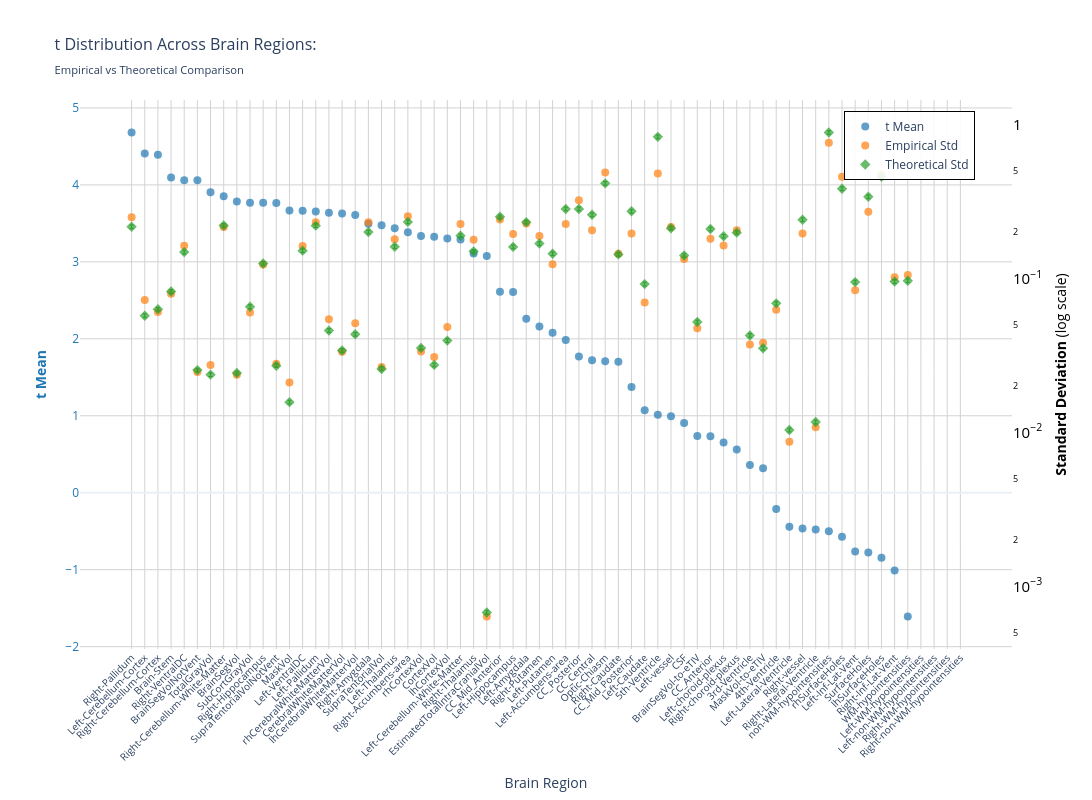
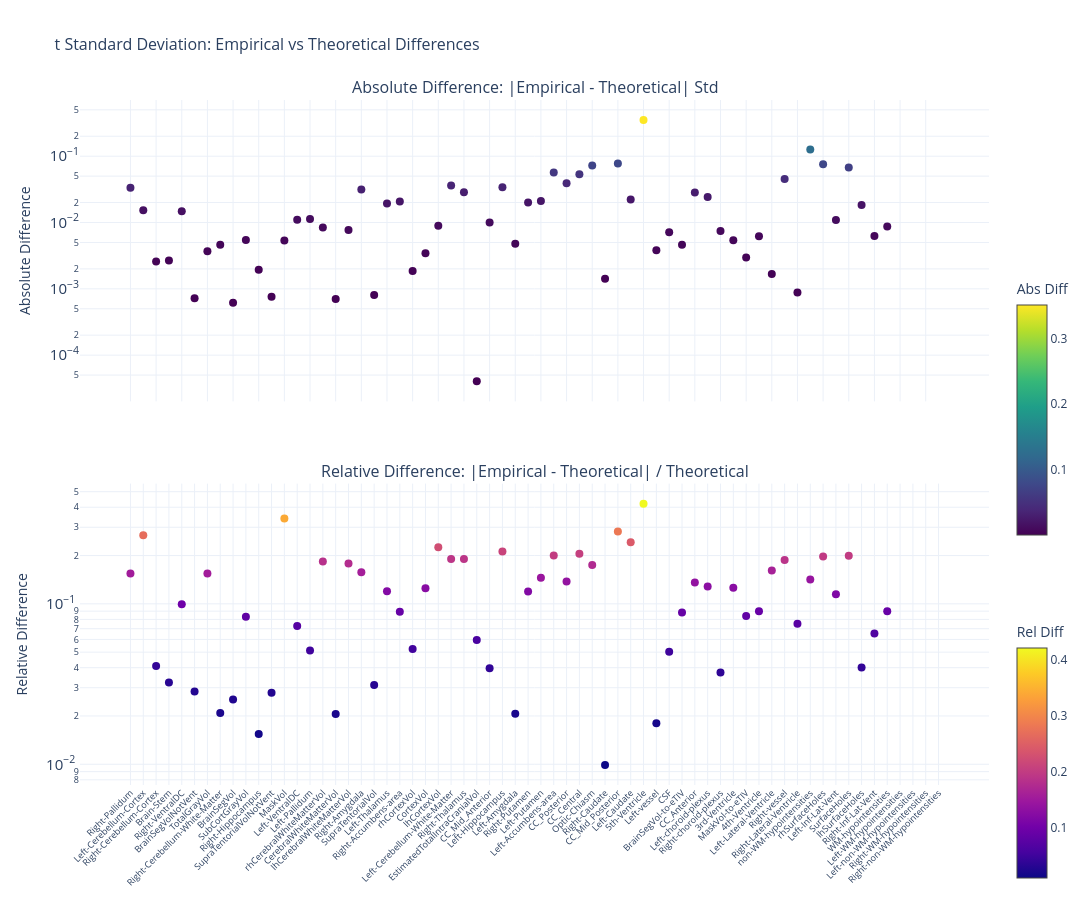

Here is the notebook cell these charts were saved with, in order:
### Markdown cell above
### t-statistic

### Code cell
nu_nav = df_npvr[(df_npvr["timepoint"] == "baseline") & (df_npvr["group"] == "HC-PD")]
data_path = stats_dir / f"student_baseline_{METRIC}.parquet"
df, stats = get_test_stats(
    data_path, stat_functions_F, nu_nav, hemisphere=False, study="baseline",
    raw_values=True,
)
show_figure(stats, hemisphere=False, stat_name="t", study="baseline", metric=METRIC)

### Figure 1 — Plotly figure (JSON) as saved in the notebook; plotly's stock layout.template omitted (floating-point values rounded to 4 significant figures)
{"data": [{"hovertemplate": "<b>%{x}</b><br>Mean t: %{y:.2f}<br><extra></extra>", "marker": {"color": "#1f77b4", "opacity": 0.7, "size": 8}, "mode": "markers", "name": "t Mean", "type": "scatter", "x": ["Right-Pallidum", "Left-Cerebellum-Cortex", "Right-Cerebellum-Cortex", "Brain-Stem", "Right-VentralDC", "BrainSegVolNotVent", "TotalGrayVol", "Right-Cerebellum-White-Matter", "BrainSegVol", "SubCortGrayVol", "Right-Hippocampus", "SupraTentorialVolNotVent", "MaskVol", "Left-VentralDC", "Left-Pallidum", "rhCerebralWhiteMatterVol", "CerebralWhiteMatterVol", "lhCerebralWhiteMatterVol", "Right-Amygdala", "SupraTentorialVol", "Left-Thalamus", "Right-Accumbens-area", "rhCortexVol", "CortexVol", "lhCortexVol", "Left-Cerebellum-White-Matter", "Right-Thalamus", "EstimatedTotalIntraCranialVol", "CC_Mid_Anterior", "Left-Hippocampus", "Left-Amygdala", "Right-Putamen", "Left-Putamen", "Left-Accumbens-area", "CC_Posterior", "CC_Central", "Optic-Chiasm", "Right-Caudate", "CC_Mid_Posterior", "Left-Caudate", "5th-Ventricle", "Left-vessel", "CSF", "BrainSegVol-to-eTIV", "CC_Anterior", "Left-choroid-plexus", "Right-choroid-plexus", "3rd-Ventricle", "MaskVol-to-eTIV", "4th-Ventricle", "Left-Lateral-Ventricle", "Right-vessel", "Right-Lateral-Ventricle", "non-WM-hypointensities", "rhSurfaceHoles", "Left-Inf-Lat-Vent", "SurfaceHoles", "lhSurfaceHoles", "Right-Inf-Lat-Vent", "WM-hypointensities", "Left-WM-hypointensities", "Left-non-WM-hypointensities", "Right-WM-hypointensities", "Right-non-WM-hypointensities"], "y": [4.682, 4.408, 4.391, 4.098, 4.061, 4.06, 3.904, 3.853, 3.783, 3.768, 3.767, 3.765, 3.666, 3.665, 3.656, 3.637, 3.629, 3.61, 3.495, 3.475, 3.437, 3.385, 3.337, 3.327, 3.302, 3.29, 3.108, 3.076, 2.613, 2.609, 2.262, 2.16, 2.079, 1.986, 1.769, 1.721, 1.709, 1.701, 1.374, 1.073, 1.012, 0.9925, 0.9049, 0.7365, 0.7345, 0.6515, 0.5604, 0.3604, 0.317, -0.2127, -0.4431, -0.4659, -0.4771, -0.4994, -0.5722, -0.764, -0.7766, -0.8459, -1.011, -1.609, NaN, NaN, NaN, NaN], "yaxis": "y"}, {"hovertemplate": "<b>%{x}</b><br>Empirical Std: %{y:.3f}<br><extra></extra>", "marker": {"color": "#ff7f0e", "opacity": 0.7, "size": 8, "symbol": "circle"}, "mode": "markers", "name": "Empirical Std", "type": "scatter", "x": ["Right-Pallidum", "Left-Cerebellum-Cortex", "Right-Cerebellum-Cortex", "Brain-Stem", "Right-VentralDC", "BrainSegVolNotVent", "TotalGrayVol", "Right-Cerebellum-White-Matter", "BrainSegVol", "SubCortGrayVol", "Right-Hippocampus", "SupraTentorialVolNotVent", "MaskVol", "Left-VentralDC", "Left-Pallidum", "rhCerebralWhiteMatterVol", "CerebralWhiteMatterVol", "lhCerebralWhiteMatterVol", "Right-Amygdala", "SupraTentorialVol", "Left-Thalamus", "Right-Accumbens-area", "rhCortexVol", "CortexVol", "lhCortexVol", "Left-Cerebellum-White-Matter", "Right-Thalamus", "EstimatedTotalIntraCranialVol", "CC_Mid_Anterior", "Left-Hippocampus", "Left-Amygdala", "Right-Putamen", "Left-Putamen", "Left-Accumbens-area", "CC_Posterior", "CC_Central", "Optic-Chiasm", "Right-Caudate", "CC_Mid_Posterior", "Left-Caudate", "5th-Ventricle", "Left-vessel", "CSF", "BrainSegVol-to-eTIV", "CC_Anterior", "Left-choroid-plexus", "Right-choroid-plexus", "3rd-Ventricle", "MaskVol-to-eTIV", "4th-Ventricle", "Left-Lateral-Ventricle", "Right-vessel", "Right-Lateral-Ventricle", "non-WM-hypointensities", "rhSurfaceHoles", "Left-Inf-Lat-Vent", "SurfaceHoles", "lhSurfaceHoles", "Right-Inf-Lat-Vent", "WM-hypointensities", "Left-WM-hypointensities", "Left-non-WM-hypointensities", "Right-WM-hypointensities", "Right-non-WM-hypointensities"], "y": [0.2505, 0.07269, 0.06064, 0.07972, 0.1633, 0.02471, 0.02743, 0.2166, 0.02371, 0.06019, 0.1233, 0.02792, 0.0211, 0.1628, 0.2319, 0.05435, 0.03342, 0.0512, 0.2323, 0.02668, 0.1803, 0.2542, 0.03356, 0.03091, 0.04843, 0.2259, 0.1787, 0.0006372, 0.2422, 0.1946, 0.2277, 0.1888, 0.1239, 0.2264, 0.3223, 0.2063, 0.4878, 0.1449, 0.1961, 0.06977, 0.4821, 0.2163, 0.134, 0.04762, 0.1813, 0.164, 0.2062, 0.03732, 0.03825, 0.06279, 0.008701, 0.1959, 0.01082, 0.7633, 0.4587, 0.08396, 0.272, 0.4767, 0.1018, 0.1054, NaN, NaN, NaN, NaN], "yaxis": "y2"}, {"error_y": {"array": [0.00608, 0.001606, 0.001772, 0.002308, 0.004161, 0.0007126, 0.0006655, 0.006198, 0.0006817, 0.001839, 0.00351, 0.0007611, 0.0004412, 0.004252, 0.006182, 0.001287, 0.0009561, 0.001218, 0.005625, 0.0007249, 0.004511, 0.006538, 0.0009921, 0.0007698, 0.001107, 0.005315, 0.004208, 1.898e-05, 0.007066, 0.004499, 0.006513, 0.004727, 0.004062, 0.007931, 0.007937, 0.007271, 0.01164, 0.00402, 0.007661, 0.002579, 0.02333, 0.005952, 0.003952, 0.001463, 0.005878, 0.005271, 0.005569, 0.001196, 0.0009885, 0.001933, 0.0002906, 0.006759, 0.0003278, 0.02492, 0.01074, 0.002658, 0.009516, 0.01284, 0.002679, 0.00271, NaN, NaN, NaN, NaN], "arrayminus": [0.005911, 0.001562, 0.001723, 0.002244, 0.004046, 0.0006929, 0.0006471, 0.006027, 0.0006628, 0.001788, 0.003413, 0.00074, 0.000429, 0.004134, 0.006011, 0.001251, 0.0009296, 0.001184, 0.005469, 0.0007048, 0.004386, 0.006357, 0.0009646, 0.0007485, 0.001077, 0.005168, 0.004091, 1.846e-05, 0.00687, 0.004375, 0.006333, 0.004596, 0.003949, 0.007711, 0.007717, 0.00707, 0.01131, 0.003908, 0.007449, 0.002507, 0.02268, 0.005787, 0.003843, 0.001423, 0.005715, 0.005125, 0.005415, 0.001163, 0.0009611, 0.00188, 0.0002826, 0.006571, 0.0003187, 0.02423, 0.01044, 0.002584, 0.009252, 0.01248, 0.002604, 0.002635, NaN, NaN, NaN, NaN], "color": "#2ca02c", "thickness": 1, "type": "data", "visible": true, "width": 2}, "hovertemplate": "<b>%{x}</b><br>Theoretical Std: %{y:.3f}<br><extra></extra>", "marker": {"color": "#2ca02c", "opacity": 0.7, "size": 8, "symbol": "diamond"}, "mode": "markers", "name": "Theoretical Std", "type": "scatter", "x": ["Right-Pallidum", "Left-Cerebellum-Cortex", "Right-Cerebellum-Cortex", "Brain-Stem", "Right-VentralDC", "BrainSegVolNotVent", "TotalGrayVol", "Right-Cerebellum-White-Matter", "BrainSegVol", "SubCortGrayVol", "Right-Hippocampus", "SupraTentorialVolNotVent", "MaskVol", "Left-VentralDC", "Left-Pallidum", "rhCerebralWhiteMatterVol", "CerebralWhiteMatterVol", "lhCerebralWhiteMatterVol", "Right-Amygdala", "SupraTentorialVol", "Left-Thalamus", "Right-Accumbens-area", "rhCortexVol", "CortexVol", "lhCortexVol", "Left-Cerebellum-White-Matter", "Right-Thalamus", "EstimatedTotalIntraCranialVol", "CC_Mid_Anterior", "Left-Hippocampus", "Left-Amygdala", "Right-Putamen", "Left-Putamen", "Left-Accumbens-area", "CC_Posterior", "CC_Central", "Optic-Chiasm", "Right-Caudate", "CC_Mid_Posterior", "Left-Caudate", "5th-Ventricle", "Left-vessel", "CSF", "BrainSegVol-to-eTIV", "CC_Anterior", "Left-choroid-plexus", "Right-choroid-plexus", "3rd-Ventricle", "MaskVol-to-eTIV", "4th-Ventricle", "Left-Lateral-Ventricle", "Right-vessel", "Right-Lateral-Ventricle", "non-WM-hypointensities", "rhSurfaceHoles", "Left-Inf-Lat-Vent", "SurfaceHoles", "lhSurfaceHoles", "Right-Inf-Lat-Vent", "WM-hypointensities", "Left-WM-hypointensities", "Left-non-WM-hypointensities", "Right-WM-hypointensities", "Right-non-WM-hypointensities"], "y": [0.217, 0.05734, 0.06323, 0.08238, 0.1485, 0.02543, 0.02375, 0.2212, 0.02433, 0.06564, 0.1253, 0.02717, 0.01575, 0.1518, 0.2207, 0.04592, 0.03412, 0.04346, 0.2008, 0.02587, 0.161, 0.2334, 0.03541, 0.02748, 0.03952, 0.1897, 0.1502, 0.0006775, 0.2522, 0.1606, 0.2325, 0.1687, 0.145, 0.2831, 0.2833, 0.2595, 0.4153, 0.1435, 0.2734, 0.09203, 0.8326, 0.2124, 0.1411, 0.05223, 0.2098, 0.1881, 0.1988, 0.0427, 0.03528, 0.069, 0.01037, 0.2412, 0.0117, 0.8895, 0.3832, 0.09487, 0.3396, 0.4583, 0.0956, 0.09673, NaN, NaN, NaN, NaN], "yaxis": "y2"}], "layout": {"height": 800, "hovermode": "x", "legend": {"bgcolor": "rgba(255, 255, 255, 0.9)", "bordercolor": "black", "borderwidth": 1, "font": {"size": 12}, "orientation": "v", "x": 0.82, "y": 0.98}, "title": {"font": {"size": 16}, "text": "t Distribution Across Brain Regions:<br><sub>Empirical vs Theoretical Comparison</sub>"}, "width": 1400, "xaxis": {"gridcolor": "lightgray", "showgrid": true, "tickangle": -45, "tickfont": {"size": 10}, "title": {"text": "Brain Region"}}, "yaxis": {"gridcolor": "lightgray", "showgrid": true, "side": "left", "tickfont": {"color": "#1f77b4"}, "title": {"font": {"color": "#1f77b4"}, "text": "<b>t Mean</b>"}}, "yaxis2": {"exponentformat": "power", "overlaying": "y", "showgrid": false, "side": "right", "tickfont": {"color": "black"}, "title": {"font": {"color": "black"}, "text": "<b>Standard Deviation</b> (log scale)"}, "type": "log"}}}

### Figure 2 — Plotly figure (JSON) as saved in the notebook; plotly's stock layout.template omitted (floating-point values rounded to 4 significant figures)
{"data": [{"hovertemplate": "<b>%{x}</b><br>Abs Diff: %{y:.4f}<br><extra></extra>", "marker": {"color": [0.03352, 0.01535, 0.002587, 0.002662, 0.01474, 0.0007237, 0.003676, 0.004625, 0.0006175, 0.005449, 0.001938, 0.0007573, 0.005355, 0.01102, 0.01127, 0.008433, 0.000701, 0.00774, 0.03159, 0.0008057, 0.01932, 0.02082, 0.001851, 0.003435, 0.008905, 0.03615, 0.02856, 4.026e-05, 0.01001, 0.03398, 0.004792, 0.0201, 0.02104, 0.05669, 0.03899, 0.0532, 0.07245, 0.001421, 0.07732, 0.02226, 0.3505, 0.003832, 0.007101, 0.004611, 0.02846, 0.02414, 0.007422, 0.005378, 0.002967, 0.006204, 0.001672, 0.0453, 0.0008793, 0.1262, 0.07545, 0.0109, 0.06768, 0.01839, 0.006245, 0.008704, NaN, NaN, NaN, NaN], "colorbar": {"len": 0.4, "title": {"text": "Abs Diff"}, "y": 0.75, "yanchor": "top"}, "colorscale": [[0, "#440154"], [0.1111, "#482878"], [0.2222, "#3e4989"], [0.3333, "#31688e"], [0.4444, "#26828e"], [0.5556, "#1f9e89"], [0.6667, "#35b779"], [0.7778, "#6ece58"], [0.8889, "#b5de2b"], [1, "#fde725"]], "showscale": true, "size": 8}, "mode": "markers", "name": "Absolute", "type": "scatter", "x": ["Right-Pallidum", "Left-Cerebellum-Cortex", "Right-Cerebellum-Cortex", "Brain-Stem", "Right-VentralDC", "BrainSegVolNotVent", "TotalGrayVol", "Right-Cerebellum-White-Matter", "BrainSegVol", "SubCortGrayVol", "Right-Hippocampus", "SupraTentorialVolNotVent", "MaskVol", "Left-VentralDC", "Left-Pallidum", "rhCerebralWhiteMatterVol", "CerebralWhiteMatterVol", "lhCerebralWhiteMatterVol", "Right-Amygdala", "SupraTentorialVol", "Left-Thalamus", "Right-Accumbens-area", "rhCortexVol", "CortexVol", "lhCortexVol", "Left-Cerebellum-White-Matter", "Right-Thalamus", "EstimatedTotalIntraCranialVol", "CC_Mid_Anterior", "Left-Hippocampus", "Left-Amygdala", "Right-Putamen", "Left-Putamen", "Left-Accumbens-area", "CC_Posterior", "CC_Central", "Optic-Chiasm", "Right-Caudate", "CC_Mid_Posterior", "Left-Caudate", "5th-Ventricle", "Left-vessel", "CSF", "BrainSegVol-to-eTIV", "CC_Anterior", "Left-choroid-plexus", "Right-choroid-plexus", "3rd-Ventricle", "MaskVol-to-eTIV", "4th-Ventricle", "Left-Lateral-Ventricle", "Right-vessel", "Right-Lateral-Ventricle", "non-WM-hypointensities", "rhSurfaceHoles", "Left-Inf-Lat-Vent", "SurfaceHoles", "lhSurfaceHoles", "Right-Inf-Lat-Vent", "WM-hypointensities", "Left-WM-hypointensities", "Left-non-WM-hypointensities", "Right-WM-hypointensities", "Right-non-WM-hypointensities"], "xaxis": "x", "y": [0.03352, 0.01535, 0.002587, 0.002662, 0.01474, 0.0007237, 0.003676, 0.004625, 0.0006175, 0.005449, 0.001938, 0.0007573, 0.005355, 0.01102, 0.01127, 0.008433, 0.000701, 0.00774, 0.03159, 0.0008057, 0.01932, 0.02082, 0.001851, 0.003435, 0.008905, 0.03615, 0.02856, 4.026e-05, 0.01001, 0.03398, 0.004792, 0.0201, 0.02104, 0.05669, 0.03899, 0.0532, 0.07245, 0.001421, 0.07732, 0.02226, 0.3505, 0.003832, 0.007101, 0.004611, 0.02846, 0.02414, 0.007422, 0.005378, 0.002967, 0.006204, 0.001672, 0.0453, 0.0008793, 0.1262, 0.07545, 0.0109, 0.06768, 0.01839, 0.006245, 0.008704, NaN, NaN, NaN, NaN], "yaxis": "y"}, {"hovertemplate": "<b>%{x}</b><br>Rel Diff: %{y:.2%}<br><extra></extra>", "marker": {"color": [0.1545, 0.2677, 0.04091, 0.03231, 0.09926, 0.02845, 0.1548, 0.0209, 0.02538, 0.08301, 0.01547, 0.02788, 0.34, 0.07264, 0.0511, 0.1836, 0.02054, 0.1781, 0.1574, 0.03114, 0.12, 0.08923, 0.05228, 0.125, 0.2253, 0.1906, 0.1902, 0.05943, 0.0397, 0.2116, 0.02061, 0.1192, 0.1451, 0.2003, 0.1376, 0.205, 0.1744, 0.009906, 0.2828, 0.2419, 0.421, 0.01804, 0.05034, 0.08828, 0.1357, 0.1283, 0.03734, 0.1259, 0.0841, 0.08992, 0.1612, 0.1878, 0.07516, 0.1418, 0.1969, 0.1149, 0.1993, 0.04013, 0.06532, 0.08998, NaN, NaN, NaN, NaN], "colorbar": {"len": 0.4, "title": {"text": "Rel Diff"}, "y": 0.25, "yanchor": "top"}, "colorscale": [[0, "#0d0887"], [0.1111, "#46039f"], [0.2222, "#7201a8"], [0.3333, "#9c179e"], [0.4444, "#bd3786"], [0.5556, "#d8576b"], [0.6667, "#ed7953"], [0.7778, "#fb9f3a"], [0.8889, "#fdca26"], [1, "#f0f921"]], "showscale": true, "size": 8}, "mode": "markers", "name": "Relative", "type": "scatter", "x": ["Right-Pallidum", "Left-Cerebellum-Cortex", "Right-Cerebellum-Cortex", "Brain-Stem", "Right-VentralDC", "BrainSegVolNotVent", "TotalGrayVol", "Right-Cerebellum-White-Matter", "BrainSegVol", "SubCortGrayVol", "Right-Hippocampus", "SupraTentorialVolNotVent", "MaskVol", "Left-VentralDC", "Left-Pallidum", "rhCerebralWhiteMatterVol", "CerebralWhiteMatterVol", "lhCerebralWhiteMatterVol", "Right-Amygdala", "SupraTentorialVol", "Left-Thalamus", "Right-Accumbens-area", "rhCortexVol", "CortexVol", "lhCortexVol", "Left-Cerebellum-White-Matter", "Right-Thalamus", "EstimatedTotalIntraCranialVol", "CC_Mid_Anterior", "Left-Hippocampus", "Left-Amygdala", "Right-Putamen", "Left-Putamen", "Left-Accumbens-area", "CC_Posterior", "CC_Central", "Optic-Chiasm", "Right-Caudate", "CC_Mid_Posterior", "Left-Caudate", "5th-Ventricle", "Left-vessel", "CSF", "BrainSegVol-to-eTIV", "CC_Anterior", "Left-choroid-plexus", "Right-choroid-plexus", "3rd-Ventricle", "MaskVol-to-eTIV", "4th-Ventricle", "Left-Lateral-Ventricle", "Right-vessel", "Right-Lateral-Ventricle", "non-WM-hypointensities", "rhSurfaceHoles", "Left-Inf-Lat-Vent", "SurfaceHoles", "lhSurfaceHoles", "Right-Inf-Lat-Vent", "WM-hypointensities", "Left-WM-hypointensities", "Left-non-WM-hypointensities", "Right-WM-hypointensities", "Right-non-WM-hypointensities"], "xaxis": "x2", "y": [0.1545, 0.2677, 0.04091, 0.03231, 0.09926, 0.02845, 0.1548, 0.0209, 0.02538, 0.08301, 0.01547, 0.02788, 0.34, 0.07264, 0.0511, 0.1836, 0.02054, 0.1781, 0.1574, 0.03114, 0.12, 0.08923, 0.05228, 0.125, 0.2253, 0.1906, 0.1902, 0.05943, 0.0397, 0.2116, 0.02061, 0.1192, 0.1451, 0.2003, 0.1376, 0.205, 0.1744, 0.009906, 0.2828, 0.2419, 0.421, 0.01804, 0.05034, 0.08828, 0.1357, 0.1283, 0.03734, 0.1259, 0.0841, 0.08992, 0.1612, 0.1878, 0.07516, 0.1418, 0.1969, 0.1149, 0.1993, 0.04013, 0.06532, 0.08998, NaN, NaN, NaN, NaN], "yaxis": "y2"}], "layout": {"annotations": [{"font": {"size": 16}, "showarrow": false, "text": "Absolute Difference: |Empirical - Theoretical| Std", "x": 0.5, "xanchor": "center", "xref": "paper", "y": 1, "yanchor": "bottom", "yref": "paper"}, {"font": {"size": 16}, "showarrow": false, "text": "Relative Difference: |Empirical - Theoretical| / Theoretical", "x": 0.5, "xanchor": "center", "xref": "paper", "y": 0.44, "yanchor": "bottom", "yref": "paper"}], "height": 900, "hovermode": "x unified", "showlegend": false, "title": {"font": {"size": 16}, "text": "t Standard Deviation: Empirical vs Theoretical Differences"}, "width": 1400, "xaxis": {"anchor": "y", "domain": [0, 1], "showticklabels": false}, "xaxis2": {"anchor": "y2", "domain": [0, 1], "tickangle": -45, "tickfont": {"size": 9}}, "yaxis": {"anchor": "x", "domain": [0.56, 1], "exponentformat": "power", "title": {"text": "Absolute Difference"}, "type": "log"}, "yaxis2": {"anchor": "x2", "domain": [0, 0.44], "exponentformat": "power", "title": {"text": "Relative Difference"}, "type": "log"}}}
